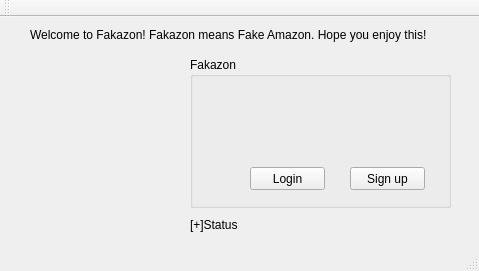
<?xml version="1.0" encoding="UTF-8"?>
<ui version="4.0">
 <class>Login</class>
 <widget class="QMainWindow" name="Login">
  <property name="geometry">
   <rect>
    <x>0</x>
    <y>0</y>
    <width>479</width>
    <height>271</height>
   </rect>
  </property>
  <property name="windowTitle">
   <string>Login</string>
  </property>
  <widget class="QWidget" name="centralWidget">
   <widget class="QLabel" name="Status">
    <property name="geometry">
     <rect>
      <x>190</x>
      <y>200</y>
      <width>271</width>
      <height>16</height>
     </rect>
    </property>
    <property name="text">
     <string>[+]Status</string>
    </property>
   </widget>
   <widget class="QGroupBox" name="groupBox">
    <property name="geometry">
     <rect>
      <x>190</x>
      <y>40</y>
      <width>261</width>
      <height>151</height>
     </rect>
    </property>
    <property name="title">
     <string>Fakazon</string>
    </property>
    <widget class="QPushButton" name="pushButton_Login">
     <property name="geometry">
      <rect>
       <x>60</x>
       <y>110</y>
       <width>75</width>
       <height>23</height>
      </rect>
     </property>
     <property name="text">
      <string>Login</string>
     </property>
    </widget>
    <widget class="QWidget" name="layoutWidget">
     <property name="geometry">
      <rect>
       <x>60</x>
       <y>40</y>
       <width>189</width>
       <height>22</height>
      </rect>
     </property>
     <layout class="QHBoxLayout" name="horizontalLayout">
      <item>
       <widget class="QLabel" name="label">
        <property name="text">
         <string>Username</string>
        </property>
       </widget>
      </item>
      <item>
       <widget class="QLineEdit" name="lineEdit_Username"/>
      </item>
     </layout>
    </widget>
    <widget class="QPushButton" name="pushButton_SignUp">
     <property name="geometry">
      <rect>
       <x>160</x>
       <y>110</y>
       <width>75</width>
       <height>23</height>
      </rect>
     </property>
     <property name="text">
      <string>Sign up</string>
     </property>
    </widget>
    <widget class="QWidget" name="">
     <property name="geometry">
      <rect>
       <x>60</x>
       <y>70</y>
       <width>189</width>
       <height>22</height>
      </rect>
     </property>
     <layout class="QHBoxLayout" name="horizontalLayout_2">
      <item>
       <widget class="QLabel" name="label_2">
        <property name="text">
         <string>Password</string>
        </property>
       </widget>
      </item>
      <item>
       <widget class="QLineEdit" name="lineEdit_Password">
        <property name="echoMode">
         <enum>QLineEdit::Password</enum>
        </property>
       </widget>
      </item>
     </layout>
    </widget>
    <zorder>pushButton_Login</zorder>
    <zorder>layoutWidget</zorder>
    <zorder>lineEdit_Password</zorder>
    <zorder>lineEdit_Password</zorder>
    <zorder>label_2</zorder>
    <zorder>pushButton_SignUp</zorder>
   </widget>
   <widget class="QLabel" name="label_pic">
    <property name="geometry">
     <rect>
      <x>30</x>
      <y>50</y>
      <width>141</width>
      <height>131</height>
     </rect>
    </property>
    <property name="text">
     <string/>
    </property>
   </widget>
   <widget class="QLabel" name="label_3">
    <property name="geometry">
     <rect>
      <x>30</x>
      <y>10</y>
      <width>431</width>
      <height>16</height>
     </rect>
    </property>
    <property name="text">
     <string>Welcome to Fakazon! Fakazon means Fake Amazon. Hope you enjoy this!</string>
    </property>
   </widget>
  </widget>
  <widget class="QMenuBar" name="menuBar">
   <property name="geometry">
    <rect>
     <x>0</x>
     <y>0</y>
     <width>479</width>
     <height>23</height>
    </rect>
   </property>
  </widget>
  <widget class="QToolBar" name="mainToolBar">
   <attribute name="toolBarArea">
    <enum>TopToolBarArea</enum>
   </attribute>
   <attribute name="toolBarBreak">
    <bool>false</bool>
   </attribute>
  </widget>
  <widget class="QStatusBar" name="statusBar"/>
 </widget>
 <layoutdefault spacing="6" margin="11"/>
 <resources/>
 <connections/>
</ui>
